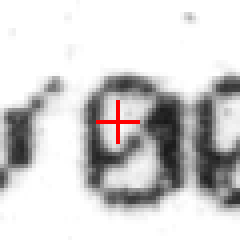
#> input picture src/tools/decode_dbg/debug_cross_zoom_BD.png, 60 x 60 px (shown 4 times larger); its folder holds only this picture in this run
$ python diag_crosses2.py decode_dbg/debug_cross_zoom_BD.png
#> lines starting #> are read from the running program, lines starting #| are printed output that depends on the picture
### src/tools/grid_decode.py
"""
grid_decode.py - Decodeur de grille binaire a partir d'un scan.

Prend une image scannee (PNG, TIFF, PGM ou autre) d'une page de grille
produite par grid_encode.py, et reconstitue le fichier binaire original.

Strategie :
  1. Charger l'image et convertir en niveaux de gris
  2. Binariser avec seuil adaptatif local (Sauvola)
  3. Detecter les croix blanches de centrage aux croisements V2/H2
  4. Calculer la transformation affine (translation + rotation + echelle)
  5. Echantillonner les bits de donnees aux positions calculees
  6. Reconstituer les octets et ecrire le fichier de sortie

Usage :
    python3 grid_decode.py SCAN_IMAGE OUTPUT_FILE [--debug DEBUG_DIR]
"""
import sys
import os
import math
import numpy as np
from PIL import Image

# Desactiver la limite de taille d'image de Pillow
# (un scan A4 a 1200 dpi depasse la limite par defaut de 89 megapixels)
Image.MAX_IMAGE_PIXELS = None

# =============================================================================
# PARAMETRES DE LA GRILLE (identiques a grid_encode.py)
# =============================================================================

MICRO_W = 10
MICRO_H = 10
DATA_BITS = 8
DATA_ROWS = 8

MICROS_PER_HALF = 4
HALVES_PER_GROUP = 2

SEP_V1_W = 2
SEP_V2_W = 6

MICRO_ROWS_PER_SECTION = 8
SEP_H2_H = 2

GROUPS_H = 22
SECTIONS_V = 34

MICROS_PER_GROUP = MICROS_PER_HALF * HALVES_PER_GROUP
BYTES_PER_PAGE = GROUPS_H * SECTIONS_V * MICROS_PER_GROUP * MICRO_ROWS_PER_SECTION * DATA_ROWS

# Prolongement vertical des V2 (points de 100um), identique a l'encodeur.
# Deux croix supplementaires (H2 extra haute et basse) sont placees dans ces
# prolongements, pour que chaque macro-bloc soit encadre par 4 croix reelles
# et qu'aucune extrapolation ne soit necessaire.
GRID_EXT_V = 20

INDEX_MARGIN_LEFT = 25
INDEX_MARGIN_TOP = 25


# =============================================================================
# CALCUL DES POSITIONS THEORIQUES DANS LA GRILLE
# (coordonnees en points de 100um, origine = coin haut-gauche de la grille)
# =============================================================================

# [82 lines left out: functions compute_v2_centers_x, compute_h2_centers_y, compute_cross_positions, compute_micro_positions, not called in this run]


# =============================================================================
# CHARGEMENT ET PRETRAITEMENT DE L'IMAGE
# =============================================================================

def load_and_preprocess(image_path):
    """Charge l'image, convertit en gris, renvoie un tableau numpy uint8."""
#> called with image_path = 'decode_dbg/debug_cross_zoom_BD.png'
    img = Image.open(image_path)
#> img is the input picture: PIL image 60x60 RGB; mean R, G, B 208.7, 207.2, 207.2
    if img.mode != 'L':
        img = img.convert('L')
#> img: PIL image 60x60 L
    return np.array(img, dtype=np.uint8)


def _box_mean(img, r):
    """Moyenne locale par somme cumulee (numpy pur, pas de scipy).
    img : tableau 2D float64. r : demi-largeur de la fenetre.
    Renvoie un tableau de meme taille avec la moyenne locale."""
#> called with r = 15
    h, w = img.shape
    # Somme cumulee avec padding
    padded = np.zeros((h + 2*r + 1, w + 2*r + 1), dtype=np.float64)
    padded[r+1:r+1+h, r+1:r+1+w] = img
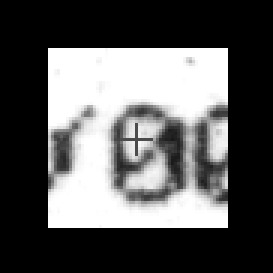
#> padded: shape (91, 91) float64 (shown 3 times larger); min 0, max 255, mean 90.3
    # Somme cumulee 2D
    cs = np.cumsum(np.cumsum(padded, axis=0), axis=1)
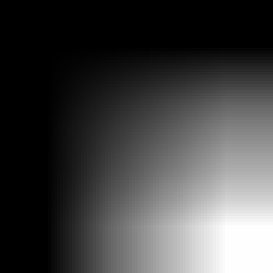
#> cs: shape (91, 91) float64 (shown 3 times larger); min 0, max 747465, mean 195874.5; drawn with min black and max white
    # Nombre de pixels dans chaque fenetre (gere les bords)
    count = np.zeros_like(img, dtype=np.float64)
    total = cs[2*r+1:, 2*r+1:] - cs[:h, 2*r+1:] - cs[2*r+1:, :w] + cs[:h, :w]
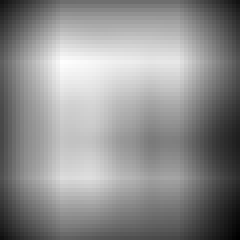
#> total: shape (60, 60) float64 (shown 4 times larger); min 52567, max 221937, mean 147226.1; drawn with min black and max white
    # Compter le nombre de pixels valides par fenetre
    ones = np.zeros_like(padded)
    ones[r+1:r+1+h, r+1:r+1+w] = 1.0
    cs_ones = np.cumsum(np.cumsum(ones, axis=0), axis=1)
    count = cs_ones[2*r+1:, 2*r+1:] - cs_ones[:h, 2*r+1:] - cs_ones[2*r+1:, :w] + cs_ones[:h, :w]
    count[count == 0] = 1
    return total / count
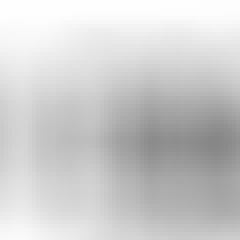
#> returned value: shape (60, 60) float64 (shown 4 times larger); min 135.1, max 254.8, mean 205.8


def binarize_sauvola(gray, window_size=31, k=0.15):
    """Binarisation par seuil adaptatif de Sauvola.
    Implementation en numpy pur (pas de dependance scipy).
    Renvoie un tableau bool (True = blanc, False = noir)."""
    r = window_size // 2
    img_f = gray.astype(np.float64)

    # Moyenne et ecart-type locaux via sommes cumulees
    mean = _box_mean(img_f, r)
    sq_mean = _box_mean(img_f * img_f, r)
#> call 2 of _box_mean, with r = 15
#> in _box_mean (call 2), `padded[r+1:r+1+h, r+1:r+1+w] = img`:
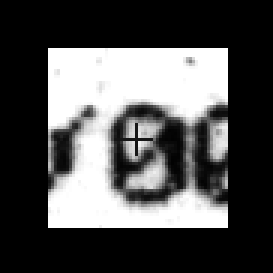
#> padded: shape (91, 91) float64 (shown 3 times larger); min 0, max 65025, mean 20729.9; drawn with min black and max white
#> in _box_mean (call 2), `total = cs[2*r+1:, 2*r+1:] - cs[:h, 2*r+1:] - cs[2*r+1:, :w] + cs[:h, ..`:
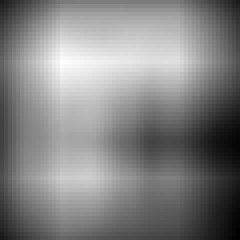
#> total: shape (60, 60) float64 (shown 4 times larger); min 11904411, max 53556845, mean 33280457.5; drawn with min black and max white
#> in _box_mean (call 2), `return total / count`:
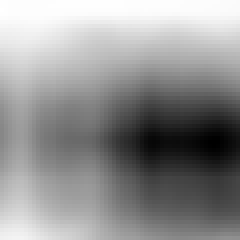
#> returned value: shape (60, 60) float64 (shown 4 times larger); min 22912.2, max 64938.3, mean 47022.7; drawn with min black and max white
    std = np.sqrt(np.maximum(sq_mean - mean * mean, 0))

    # Seuil de Sauvola
    threshold = mean * (1.0 + k * (std / 128.0 - 1.0))
#> (the rest of the program and of its run is left out)
